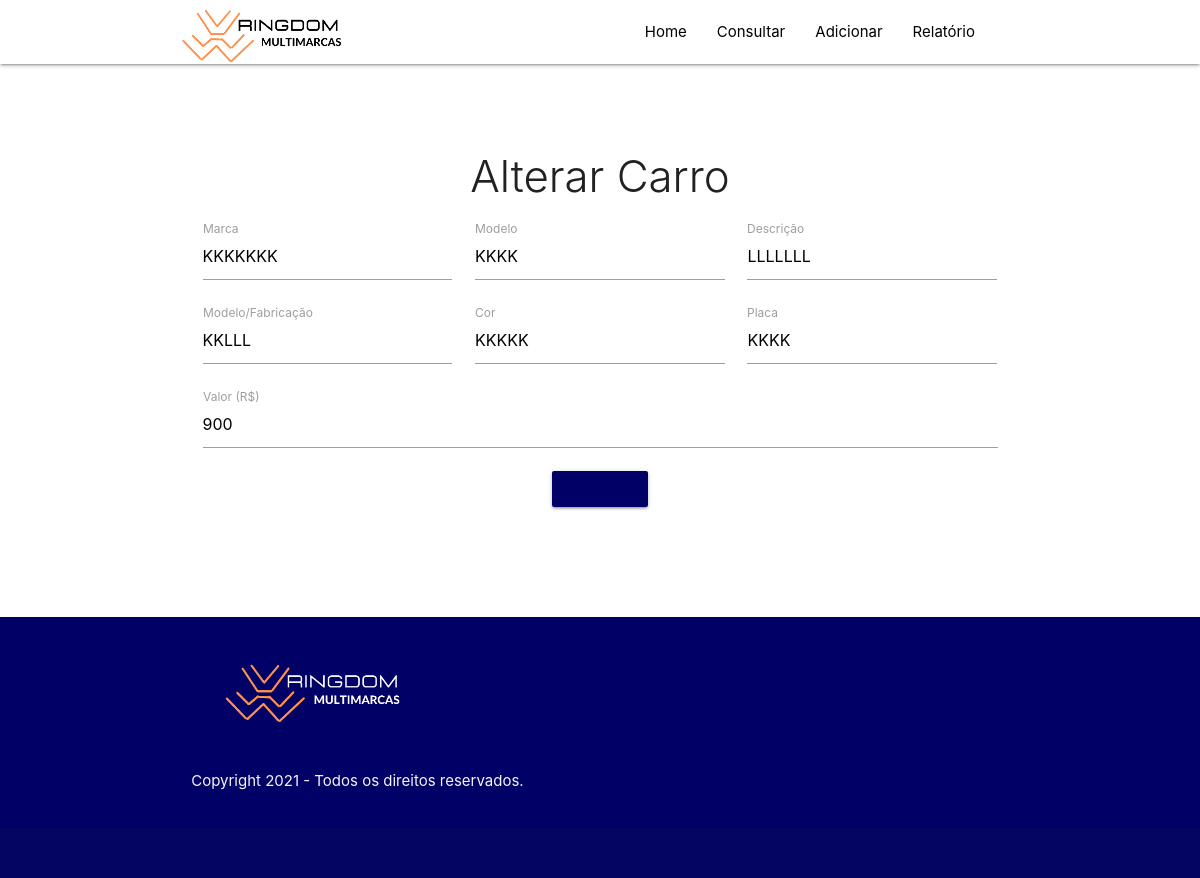
The app's page /editar.php?id=3 with its own data.
### tables this page shows
CREATE TABLE IF NOT EXISTS `estoque` (
  `id` int(11) NOT NULL AUTO_INCREMENT,
  `marca` varchar(40) NOT NULL,
  `modelo` varchar(40) NOT NULL,
  `descricao` varchar(50) NOT NULL,
  `mod_fab` varchar(9) NOT NULL,
  `cor` varchar(20) NOT NULL,
  `placa` varchar(9) NOT NULL,
  `valor` int(11) NOT NULL,
  PRIMARY KEY (`id`)
);

### editar.php (the view, shortened to what this page needs)
<?php
include_once 'php_action/db_connect.php';
include_once 'includes/header.php';
if(isset($_GET['id'])) :
    $id = mysqli_escape_string($connect, $_GET['id']);
    $sql ="SELECT * FROM estoque WHERE id = '$id'";
    $resultado = mysqli_query($connect, $sql);
    $dados= mysqli_fetch_array($resultado);
endif;
?>
<div class="section no-pad-bot" id="index-banner">
    <div class="container">
      <br><br>
      <div class="row center">
         <div class ="col s12 m12 l12 xl12">
            <h3 class="light"> Alterar Carro</h3>
                <form action ="php_action/update.php" method="POST">
                            <div class="input-field col s12 m4">
                                <input type="text" name="marca" id="marca" value = "<?php echo $dados['marca']; ?>">
                                <label for="marca">Marca</label>
                            </div>
                            <div class="input-field col s12 m4">
                                <input type="text" name="modelo" id="modelo" value = "<?php echo $dados['modelo']; ?>">
                                <label for="modelo">Modelo</label>
                            </div>
                            <div class="input-field col s12 m4">
                                <input type="text" name="descricao" id="descricao" value = "<?php echo $dados['descricao']; ?>">
                                <label for="descricao">Descrição</label>
                            </div>
                            <div class="input-field col s12 m4">
                                <input type="text" name="mod_fab" id="mod_fab" value = "<?php echo $dados['mod_fab']; ?>">
                                <label for="mod_fab">Modelo/Fabricação</label>
                            </div>
                            <div class="input-field col s12 m4 ">
                                <input type="text" name="cor" id="cor" value = "<?php echo $dados['cor']; ?>">
                                <label for="cor">Cor</label>
                            </div>
                            <div class="input-field col s12 m4">
                                <input type="text" name="placa" id="placa" value = "<?php echo $dados['placa']; ?>">
                                <label for="placa">Placa</label>
                            </div>
                            <div class="input-field col s12 m12 l12 xl12">
                                <input type="text" name="valor" id="valor" value = "<?php echo $dados['valor']; ?>">
                                <label for="valor">Valor (R$)</label>
                            </div>
                            <button type ="sunmit" name="btn-alterar" class="btn azul-marinho"> Alterar </button>
                </form>
          </div>
      </div>
      <br><br>
    </div>
</div>
<br><br>
<?php
include_once 'includes/footer.php';
?>

### css/style.css (style rules this page uses)
.azul-marinho { color: #000066; }

### records on screen
estoque: marca "KKKKKKK", modelo "KKKK", descricao "LLLLLLL", mod_fab "KKLLL", cor "KKKKK", placa "KKKK", valor "900"
